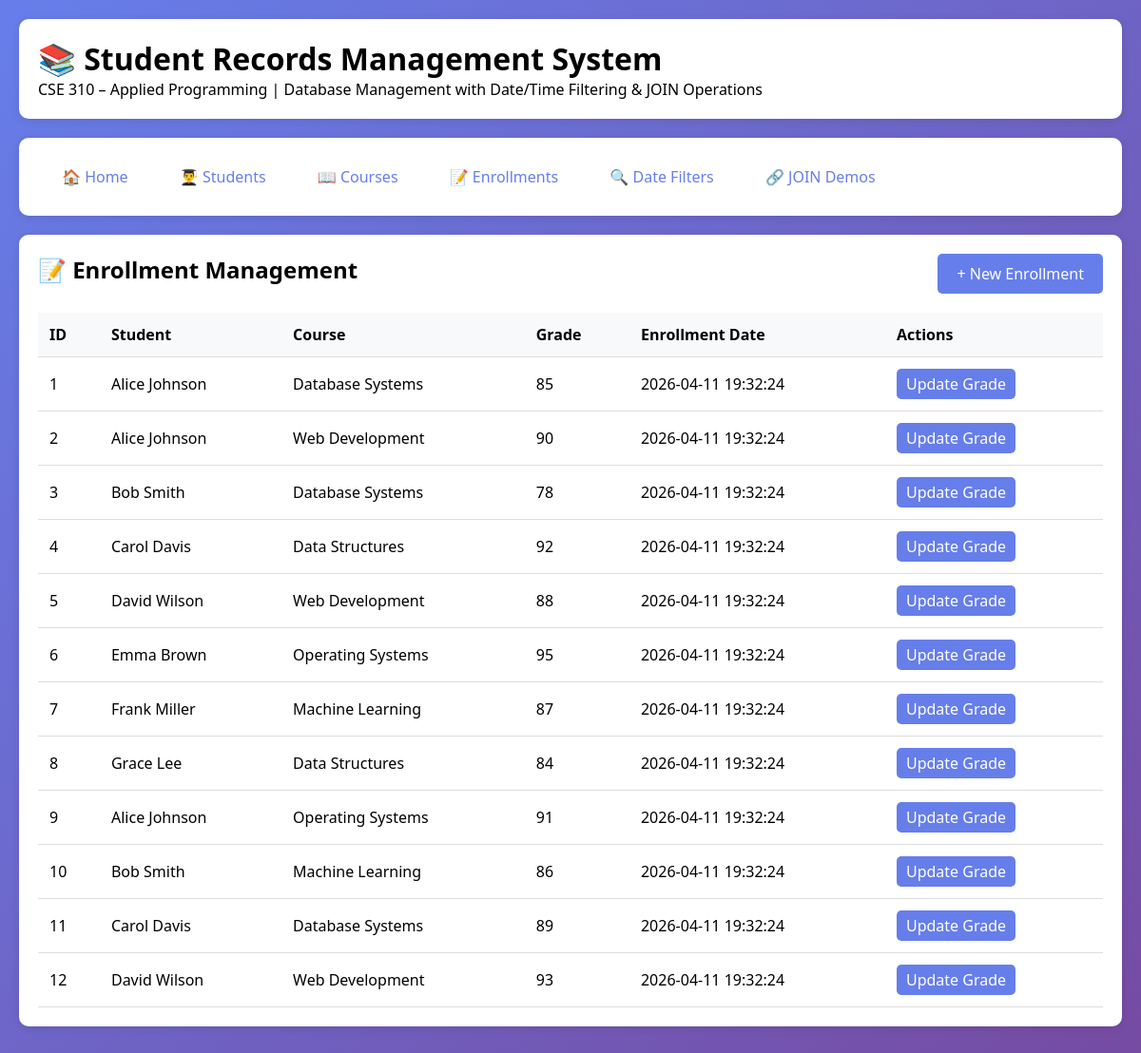
Screenshot of /enrollments with the database file from the repository.
### tables this page shows
CREATE TABLE enrollments (
        enrollment_id INTEGER PRIMARY KEY AUTOINCREMENT,
        student_id INTEGER,
        course_id INTEGER,
        grade INTEGER,
        enrollment_date DATETIME DEFAULT CURRENT_TIMESTAMP,
        FOREIGN KEY(student_id) REFERENCES students(student_id) ON DELETE CASCADE,
        FOREIGN KEY(course_id) REFERENCES courses(course_id) ON DELETE CASCADE
    );

CREATE TABLE students (
        student_id INTEGER PRIMARY KEY AUTOINCREMENT,
        name TEXT NOT NULL,
        major TEXT,
        enrollment_date DATE,
        birth_date DATE
    );

CREATE TABLE courses (
        course_id INTEGER PRIMARY KEY AUTOINCREMENT,
        course_name TEXT NOT NULL,
        start_date DATE,
        end_date DATE
    );

### api.py (the view)
@app.route('/enrollments')
def view_enrollments_web():
    enrollments = get_all_enrollments()
    return render_template('enrollments.html', enrollments=enrollments)

### database.py (called while the page is built)
def get_db_connection():
    conn = sqlite3.connect(DATABASE)
    conn.row_factory = sqlite3.Row
    conn.execute("PRAGMA foreign_keys = ON")
    return conn

### student_records.py (called while the page is built)
def get_all_enrollments():
    conn = get_db_connection()
    cursor = conn.cursor()
    cursor.execute("""
        SELECT e.enrollment_id, s.name as student_name, s.student_id,
               c.course_name, c.course_id, e.grade, e.enrollment_date
        FROM enrollments e
        JOIN students s ON e.student_id = s.student_id
        JOIN courses c ON e.course_id = c.course_id
        ORDER BY e.enrollment_date DESC
    """)
    enrollments = cursor.fetchall()
    conn.close()
    return [dict(enrollment) for enrollment in enrollments]

### templates/enrollments.html
{% extends "base.html" %}
{% block content %}
<div style="display: flex; justify-content: space-between; margin-bottom: 20px;">
    <h2>📝 Enrollment Management</h2>
    <a href="/enroll_student" class="btn">+ New Enrollment</a>
</div>
<table>
    <thead>
        <tr>
            <th>ID</th>
            <th>Student</th>
            <th>Course</th>
            <th>Grade</th>
            <th>Enrollment Date</th>
            <th>Actions</th>
        </tr>
    </thead>
    <tbody>
        {% for enrollment in enrollments %}
        <tr>
            <td>{{ enrollment.enrollment_id }}</td>
            <td>{{ enrollment.student_name }}</td>
            <td>{{ enrollment.course_name }}</td>
            <td>{{ enrollment.grade or 'N/A' }}</td>
            <td>{{ enrollment.enrollment_date }}</td>
            <td>
                <a href="/update_grade/{{ enrollment.enrollment_id }}" class="btn" style="padding: 5px 10px;">Update Grade</a>
            </td>
        </tr>
        {% endfor %}
    </tbody>
</table>
{% endblock %}

### templates/base.html (style rules this page uses)
* { margin: 0; padding: 0; box-sizing: border-box; }
body { font-family: 'Segoe UI', Tahoma, Geneva, Verdana, sans-serif; background: linear-gradient(135deg, #667eea 0%, #764ba2 100%); min-height: 100vh; }
.btn { display: inline-block; padding: 10px 20px; background: #667eea; color: white; text-decoration: none; border-radius: 5px; border: none; cursor: pointer; transition: background 0.3s; }
table { width: 100%; border-collapse: collapse; margin-top: 20px; }
th, td { padding: 12px; text-align: left; border-bottom: 1px solid #ddd; }
th { background: #f8f9fa; font-weight: bold; }

### rows the page displays
enrollments: enrollment_id "1", student_name "Alice Johnson", course_name "Database Systems", grade "85", enrollment_date "2026-04-11 19:32:24"
enrollments: enrollment_id "2", student_name "Alice Johnson", course_name "Web Development", grade "90", enrollment_date "2026-04-11 19:32:24"
enrollments: enrollment_id "3", student_name "Bob Smith", course_name "Database Systems", grade "78", enrollment_date "2026-04-11 19:32:24"
enrollments: enrollment_id "4", student_name "Carol Davis", course_name "Data Structures", grade "92", enrollment_date "2026-04-11 19:32:24"
enrollments: enrollment_id "5", student_name "David Wilson", course_name "Web Development", grade "88", enrollment_date "2026-04-11 19:32:24"
enrollments: enrollment_id "6", student_name "Emma Brown", course_name "Operating Systems", grade "95", enrollment_date "2026-04-11 19:32:24"
enrollments: enrollment_id "7", student_name "Frank Miller", course_name "Machine Learning", grade "87", enrollment_date "2026-04-11 19:32:24"
enrollments: enrollment_id "8", student_name "Grace Lee", course_name "Data Structures", grade "84", enrollment_date "2026-04-11 19:32:24"
enrollments: enrollment_id "9", student_name "Alice Johnson", course_name "Operating Systems", grade "91", enrollment_date "2026-04-11 19:32:24"
enrollments: enrollment_id "10", student_name "Bob Smith", course_name "Machine Learning", grade "86", enrollment_date "2026-04-11 19:32:24"
enrollments: enrollment_id "11", student_name "Carol Davis", course_name "Database Systems", grade "89", enrollment_date "2026-04-11 19:32:24"
enrollments: enrollment_id "12", student_name "David Wilson", course_name "Web Development", grade "93", enrollment_date "2026-04-11 19:32:24"
